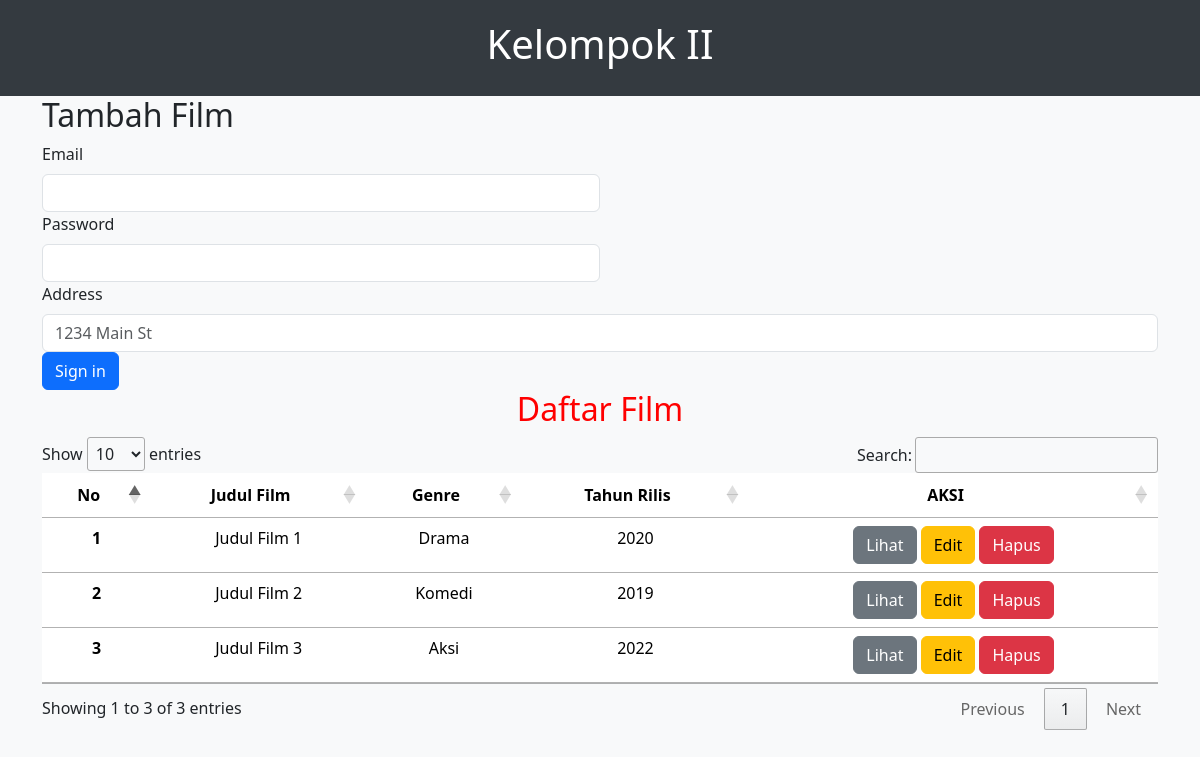
Before: / with the older database file.
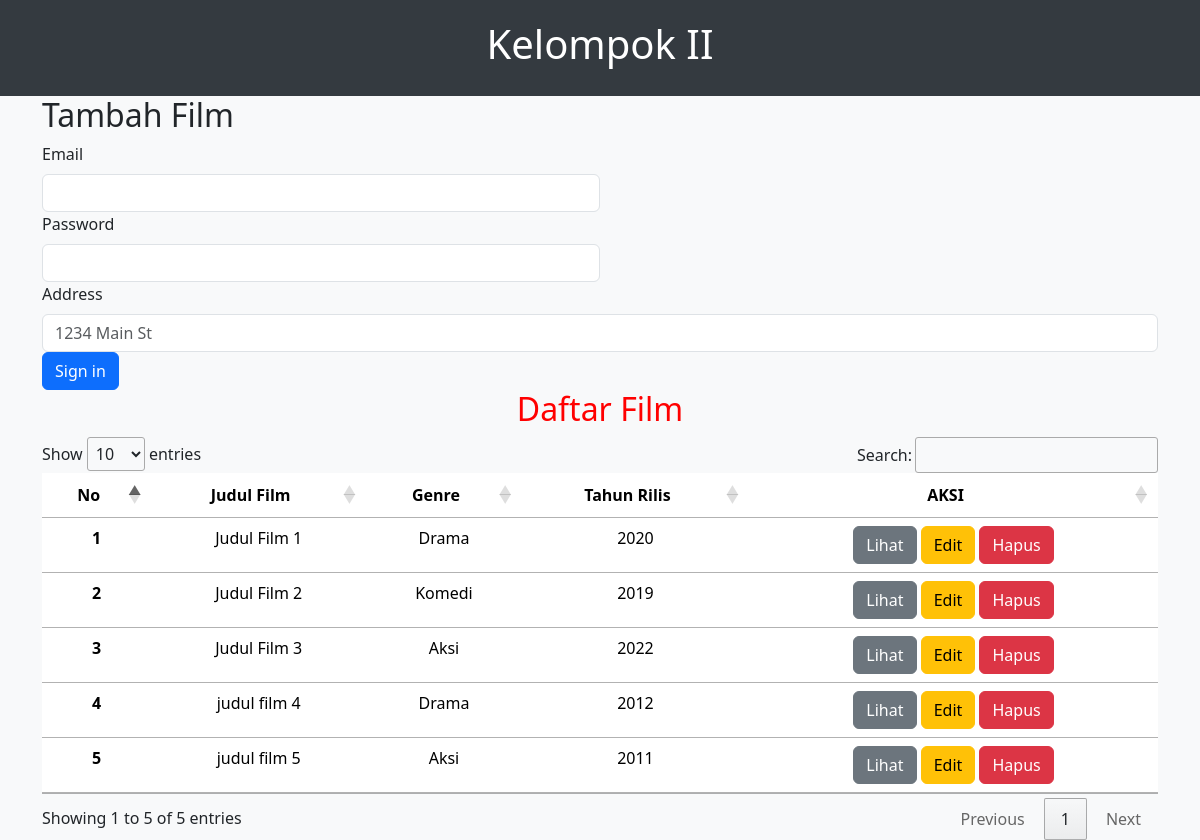
After: the same page with the newer database file.
### tables this page shows
CREATE TABLE `film` (
  `id_film` int(11) NOT NULL,
  `judul_film` varchar(100) NOT NULL,
  `tahun_rilis` int(11) DEFAULT NULL,
  `durasi` int(11) DEFAULT NULL,
  `id_genre` int(11) DEFAULT NULL
);

CREATE TABLE `genre` (
  `id_genre` int(11) NOT NULL,
  `nama_genre` varchar(50) NOT NULL
);

### index.php (the view, shortened to what this page needs)
<!DOCTYPE html>
<html lang="en">
<head>
  <link href="https://cdn.jsdelivr.net/npm/bootstrap@5.3.2/dist/css/bootstrap.min.css" rel="stylesheet" />
  <link rel="stylesheet" href="style/style.css" />
  <link rel="stylesheet" href="https://cdn.datatables.net/1.13.7/css/jquery.dataTables.min.css">
  <link rel="stylesheet" href="https://cdn.datatables.net/buttons/2.4.2/css/buttons.dataTables.min.css">
</head>
<body>
  <div>
    <header>
      <h1>Kelompok II</h1>
    </header>
    <main class="container">
      <section>
        <h2>Tambah Film</h2>
        <form>
          <div class="col-md-6">
            <label for="inputEmail4" class="form-label">Email</label>
            <input type="email" class="form-control" id="inputEmail4">
          </div>
          <div class="col-md-6">
            <label for="inputPassword4" class="form-label">Password</label>
            <input type="password" class="form-control" id="inputPassword4">
          </div>
          <div class="col-12">
            <label for="inputAddress" class="form-label">Address</label>
            <input type="text" class="form-control" id="inputAddress" placeholder="1234 Main St">
          </div>
          <div class="col-12">
            <button type="submit" class="btn btn-primary">Sign in</button>
          </div>
        </form>
      </section>
      <section>
        <h2 class="text-center judul">Daftar Film</h2>
        <table class="table" id="datafilm">
          <thead>
            <tr>
              <th class="text-center" scope="col">No</th>
              <th class="text-center" scope="col">Judul Film</th>
              <th class="text-center" scope="col">Genre</th>
              <th class="text-center" scope="col">Tahun Rilis</th>
              <th class="text-center" scope="col" style="text-align: center;">AKSI</th>
            </tr>
          </thead>
          <tbody>
            <?php
            include 'koneksi.php';
            $no = 1;
            $query = "SELECT Film.*, Genre.nama_genre
                                FROM Film
                                INNER JOIN Genre ON Film.id_genre = Genre.id_genre;
                                ";
            $result = mysqli_query($conn, $query);
            if ($result && mysqli_num_rows($result) > 0) {
              while ($row = mysqli_fetch_assoc($result)) {
            ?>
                <tr class="text-center">
                  <th scope="row"><?php echo $no++; ?></th>
                  <td><?= $row['judul_film']; ?></td>
                  <td><?= $row['nama_genre']; ?></td>
                  <td><?= $row['tahun_rilis']; ?></td>
                  <td>
                    <a href="#" type="button" class="btn btn-secondary">Lihat</a>
                    <a href="#" type="button" class="btn btn-warning">Edit</a>
                    <a href="#" type="button" class="btn btn-danger">Hapus</a>
                  </td>
                </tr>
            <?php      }
            } else {
              echo '<tr><td colspan="5">Tidak ada data film.</td></tr>';
            } ?>
          </tbody>
        </table>
      </section>
    </main>
  </div>
</body>
</html>

### style/style.css (style rules this page uses)
body { background-color: #f8f9fa; }
header { background-color: #343a40; color: #ffffff; padding: 20px; text-align: center; }
.judul { color: red; }

Changed rows visible on the page:
added film: judul_film "judul film 4", id_genre.nama_genre "Drama", tahun_rilis "2012"
added film: judul_film "judul film 5", id_genre.nama_genre "Aksi", tahun_rilis "2011"
Other visible differences:
text written by a page script: "Show entries Search: Showing 1 to 3 of 3 entries Previous 1 Next" → "Show entries Search: Showing 1 to 5 of 5 entries Previous 1 Next"
